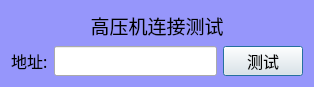
<?xml version="1.0" encoding="UTF-8"?>
<ui version="4.0">
 <class>clsHVCnntWindow</class>
 <widget class="QDialog" name="clsHVCnntWindow">
  <property name="geometry">
   <rect>
    <x>0</x>
    <y>0</y>
    <width>314</width>
    <height>75</height>
   </rect>
  </property>
  <property name="font">
   <font>
    <family>楷体</family>
    <pointsize>14</pointsize>
   </font>
  </property>
  <property name="windowTitle">
   <string>建立高压机连接</string>
  </property>
  <property name="styleSheet">
   <string notr="true">QDialog
{
	background-color:rgb(150,150,251);
}</string>
  </property>
  <layout class="QVBoxLayout" name="verticalLayout">
   <item>
    <widget class="QLabel" name="label">
     <property name="font">
      <font>
       <family>楷体</family>
       <pointsize>14</pointsize>
      </font>
     </property>
     <property name="text">
      <string>高压机连接测试</string>
     </property>
     <property name="alignment">
      <set>Qt::AlignCenter</set>
     </property>
    </widget>
   </item>
   <item>
    <layout class="QHBoxLayout" name="horizontalLayout">
     <item>
      <widget class="QLabel" name="label_2">
       <property name="font">
        <font>
         <family>楷体</family>
         <pointsize>12</pointsize>
        </font>
       </property>
       <property name="text">
        <string>地址:</string>
       </property>
      </widget>
     </item>
     <item>
      <widget class="QLineEdit" name="txtAddress">
       <property name="minimumSize">
        <size>
         <width>0</width>
         <height>25</height>
        </size>
       </property>
       <property name="font">
        <font>
         <family>楷体</family>
         <pointsize>12</pointsize>
        </font>
       </property>
      </widget>
     </item>
     <item>
      <widget class="QPushButton" name="btnTest">
       <property name="minimumSize">
        <size>
         <width>0</width>
         <height>30</height>
        </size>
       </property>
       <property name="font">
        <font>
         <family>楷体</family>
         <pointsize>12</pointsize>
        </font>
       </property>
       <property name="text">
        <string>测试</string>
       </property>
      </widget>
     </item>
    </layout>
   </item>
  </layout>
 </widget>
 <resources/>
 <connections/>
</ui>
